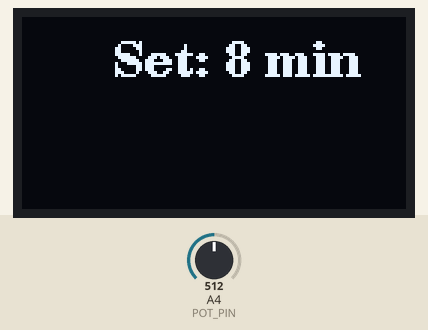
Recording of a sketch running on a simulated Arduino Uno, built with avr-gcc and run on an emulated ATmega328P. Shown: 128×64 one-colour display. The inputs (shaded band) are chosen by the test bench; at power-on: A4 (POT_PIN) = 512.

Above: at 1.2 s.
1.3 s: A4 (POT_PIN) set to 716
At 2.0 s:
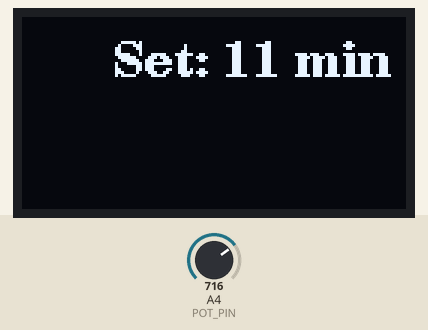
2.8 s: A4 (POT_PIN) set to 900
At 3.4 s:
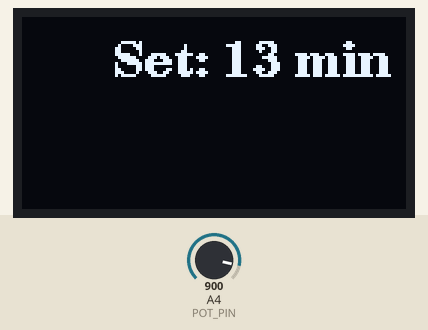
4.3 s: A4 (POT_PIN) set to 1023
At 5.7 s:
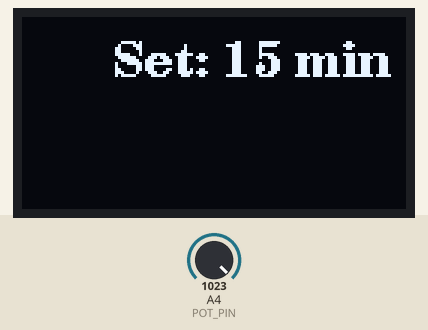
Timing chart, 0 to 7.3 s (numbered marks = the images above; inputs shaded):
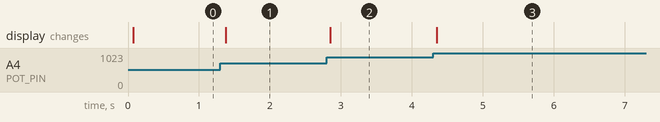

The sketch:

main.ino
```cpp
#include <Wire.h>
#include <U8g2lib.h>
#include "timer.h"

U8G2_SH1106_128X64_NONAME_F_HW_I2C u8g2(U8G2_R0, U8X8_PIN_NONE);

#define POT_PIN 4
#define BUTTON_PIN 15

void setup() {
    Wire.setClock(800000);
    u8g2.begin();
    pinMode(POT_PIN, INPUT);
    pinMode(BUTTON_PIN, INPUT_PULLUP);
    attachInterrupt(digitalPinToInterrupt(BUTTON_PIN), handleButtonPress, FALLING);
}

void loop() {
    if (!timerRunning) {
        int potValue = analogRead(POT_PIN);
        timerMinutes = map(potValue, 0, 4095, 1, 60);

        u8g2.clearBuffer();
        u8g2.setFont(u8g2_font_ncenB12_tr);
        u8g2.setCursor(30, 20);
        u8g2.print("Set: ");
        u8g2.print(timerMinutes);
        u8g2.print(" min");

        u8g2.sendBuffer();

        startTimer();
    } else {
        checkTimer();
        abortTimer();
    }
}
```

timer.cpp
```cpp
#include "timer.h"

bool buttonPressed = false;
bool timerRunning = false;
unsigned long startTime = 0;
int totalSeconds = 0;
int timerMinutes = 0;

void handleButtonPress() {
    // to be added!
}

void startTimer() {
    // to be added!
}

void checkTimer() {
   // to be added!
}

void abortTimer() {
    //to be added!
}
```

timer.h
```cpp
#ifndef TIMER_H
#define TIMER_H

extern bool buttonPressed;
extern bool timerRunning;
extern unsigned long startTime;
extern int totalSeconds;
extern int timerMinutes;

void handleButtonPress();
void startTimer();
void checkTimer();
void abortTimer();

#endif  // TIMER_H
```

Measured:
- after the input at 1.3 s, the display: changes after 0.08 s (image 1)
- after the input at 2.8 s, the display: changes after 0.05 s (image 2)
- after the input at 4.3 s, the display: changes after 0.05 s (image 3)
